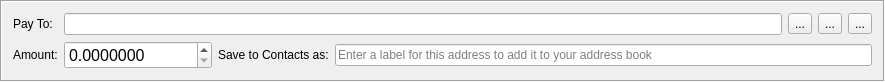
<?xml version="1.0" encoding="UTF-8"?>
<ui version="4.0">
 <class>TransferFrame</class>
 <widget class="QFrame" name="TransferFrame">
  <property name="geometry">
   <rect>
    <x>0</x>
    <y>0</y>
    <width>885</width>
    <height>80</height>
   </rect>
  </property>
  <property name="windowTitle">
   <string>Frame</string>
  </property>
  <property name="frameShape">
   <enum>QFrame::Box</enum>
  </property>
  <property name="frameShadow">
   <enum>QFrame::Sunken</enum>
  </property>
  <layout class="QGridLayout" name="gridLayout">
   <item row="0" column="0">
    <widget class="QLabel" name="label">
     <property name="text">
      <string>Pay To:</string>
     </property>
    </widget>
   </item>
   <item row="0" column="1" colspan="2">
    <layout class="QHBoxLayout" name="horizontalLayout_2">
     <item>
      <widget class="QLineEdit" name="m_addressEdit">
       <property name="styleSheet">
        <string notr="true"/>
       </property>
       <property name="clearButtonEnabled" stdset="0">
        <bool>false</bool>
       </property>
      </widget>
     </item>
     <item>
      <widget class="QToolButton" name="m_addressBookButton">
       <property name="toolTip">
        <string>Select recipient from Address Book</string>
       </property>
       <property name="styleSheet">
        <string notr="true"/>
       </property>
       <property name="text">
        <string>...</string>
       </property>
       <property name="icon">
        <iconset resource="../../resources.qrc">
         <normaloff>:/icons/add_recepient</normaloff>:/icons/add_recepient</iconset>
       </property>
      </widget>
     </item>
     <item>
      <widget class="QToolButton" name="m_pasteButton">
       <property name="toolTip">
        <string>Paste from clipboard</string>
       </property>
       <property name="styleSheet">
        <string notr="true"/>
       </property>
       <property name="text">
        <string>...</string>
       </property>
       <property name="icon">
        <iconset resource="../../resources.qrc">
         <normaloff>:/icons/paste</normaloff>:/icons/paste</iconset>
       </property>
      </widget>
     </item>
     <item>
      <widget class="QToolButton" name="m_removeButton">
       <property name="toolTip">
        <string>Remove recepient</string>
       </property>
       <property name="styleSheet">
        <string notr="true"/>
       </property>
       <property name="text">
        <string>...</string>
       </property>
       <property name="icon">
        <iconset resource="../../resources.qrc">
         <normaloff>:/icons/remove</normaloff>:/icons/remove</iconset>
       </property>
      </widget>
     </item>
    </layout>
   </item>
   <item row="1" column="0">
    <widget class="QLabel" name="label_3">
     <property name="text">
      <string>Amount:</string>
     </property>
    </widget>
   </item>
   <item row="1" column="1">
    <widget class="QDoubleSpinBox" name="m_amountSpin">
     <property name="font">
      <font>
       <pointsize>12</pointsize>
      </font>
     </property>
     <property name="cursor">
      <cursorShape>IBeamCursor</cursorShape>
     </property>
     <property name="layoutDirection">
      <enum>Qt::LeftToRight</enum>
     </property>
     <property name="styleSheet">
      <string notr="true"/>
     </property>
     <property name="locale">
      <locale language="English" country="UnitedStates"/>
     </property>
     <property name="suffix">
      <string notr="true"/>
     </property>
     <property name="decimals">
      <number>7</number>
     </property>
     <property name="maximum">
      <double>8000008.799999999813735</double>
     </property>
     <property name="value">
      <double>0.000000000000000</double>
     </property>
    </widget>
   </item>
   <item row="1" column="2">
    <layout class="QHBoxLayout" name="horizontalLayout">
     <item>
      <widget class="QLabel" name="label_2">
       <property name="text">
        <string>Save to Contacts as:</string>
       </property>
      </widget>
     </item>
     <item>
      <widget class="QLineEdit" name="m_labelEdit">
       <property name="styleSheet">
        <string notr="true"/>
       </property>
       <property name="maxLength">
        <number>50</number>
       </property>
       <property name="placeholderText">
        <string>Enter a label for this address to add it to your address book</string>
       </property>
      </widget>
     </item>
    </layout>
   </item>
  </layout>
 </widget>
 <tabstops>
  <tabstop>m_addressEdit</tabstop>
  <tabstop>m_amountSpin</tabstop>
  <tabstop>m_labelEdit</tabstop>
  <tabstop>m_addressBookButton</tabstop>
  <tabstop>m_pasteButton</tabstop>
  <tabstop>m_removeButton</tabstop>
 </tabstops>
 <resources>
  <include location="../../resources.qrc"/>
 </resources>
 <connections>
  <connection>
   <sender>m_removeButton</sender>
   <signal>clicked()</signal>
   <receiver>TransferFrame</receiver>
   <slot>close()</slot>
   <hints>
    <hint type="sourcelabel">
     <x>862</x>
     <y>21</y>
    </hint>
    <hint type="destinationlabel">
     <x>442</x>
     <y>60</y>
    </hint>
   </hints>
  </connection>
  <connection>
   <sender>m_addressBookButton</sender>
   <signal>clicked()</signal>
   <receiver>TransferFrame</receiver>
   <slot>addressBookClicked()</slot>
   <hints>
    <hint type="sourcelabel">
     <x>786</x>
     <y>21</y>
    </hint>
    <hint type="destinationlabel">
     <x>442</x>
     <y>60</y>
    </hint>
   </hints>
  </connection>
  <connection>
   <sender>m_pasteButton</sender>
   <signal>clicked()</signal>
   <receiver>TransferFrame</receiver>
   <slot>pasteClicked()</slot>
   <hints>
    <hint type="sourcelabel">
     <x>824</x>
     <y>21</y>
    </hint>
    <hint type="destinationlabel">
     <x>442</x>
     <y>60</y>
    </hint>
   </hints>
  </connection>
  <connection>
   <sender>m_amountSpin</sender>
   <signal>valueChanged(double)</signal>
   <receiver>TransferFrame</receiver>
   <slot>amountValueChange()</slot>
   <hints>
    <hint type="sourcelabel">
     <x>150</x>
     <y>56</y>
    </hint>
    <hint type="destinationlabel">
     <x>442</x>
     <y>39</y>
    </hint>
   </hints>
  </connection>
  <connection>
   <sender>m_removeButton</sender>
   <signal>clicked()</signal>
   <receiver>TransferFrame</receiver>
   <slot>amountValueChange()</slot>
   <hints>
    <hint type="sourcelabel">
     <x>861</x>
     <y>23</y>
    </hint>
    <hint type="destinationlabel">
     <x>442</x>
     <y>39</y>
    </hint>
   </hints>
  </connection>
  <connection>
   <sender>m_addressEdit</sender>
   <signal>textEdited(QString)</signal>
   <receiver>TransferFrame</receiver>
   <slot>addressEdited(QString)</slot>
   <hints>
    <hint type="sourcelabel">
     <x>460</x>
     <y>18</y>
    </hint>
    <hint type="destinationlabel">
     <x>442</x>
     <y>66</y>
    </hint>
   </hints>
  </connection>
 </connections>
 <slots>
  <slot>addressBookClicked()</slot>
  <slot>pasteClicked()</slot>
  <slot>addressEdited(QString)</slot>
 </slots>
</ui>
